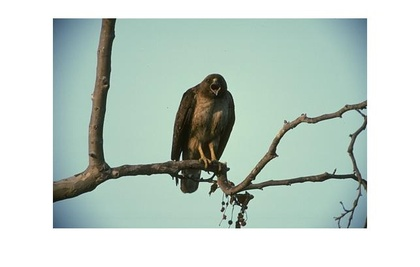
%> input picture Projeto1/Q3/aguia/1.jpg, 420 x 267 px, shrunk from 643 x 408 before the run
$ octave --eval "segmenta3('aguia/1.jpg');"   (GNU Octave 9; MATLAB toolbox functions it lacks are replaced by stand-ins)
%> lines starting %> are read from the running program, lines starting %| are printed output that depends on the picture; in (x1, y1, x2, y2) boxes, pixels count from 0 and x2, y2 are one past the last pixel; in counts of white or black regions, pixels touching at a corner belong together; the program's own positions count from 1
function segmenta3(path)
%> called with path = 'aguia/1.jpg'
    im = imread(path);
%> im is the input picture: size 267x420x3 uint8; mean R, G, B 193.8, 207.9, 200.8
    %Transforma de RGB para HSV e pega o valor de hue
    hsv = rgb2hsv(im);
%> hsv: size 267x420x3 double; mean H, S, V 0.252, 0.114, 0.82
    hue = hsv(:,:,1);
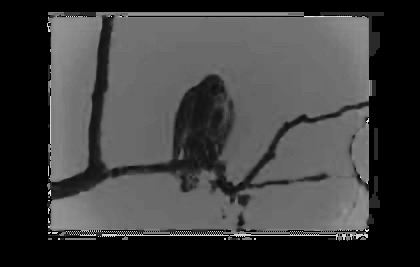
%> hue: size 267x420 double; min 0, max 0.958, mean 0.252
    figure, imshow(im);
%     figure, imshow(hsv);
%     figure, imshow(hue);

%     imhist(hue);
    histo = imhist(hue);
%> histo = 256 values, max 40359 at index 1, min 0 at index 2, mean 438
    [value, index] = max(histo);
%> value = 40359; index = 1
% [5 lines of commented-out code are left out]
    [row, col] = size(hue);
%> row = 267; col = 420

    %Remove os valores ao redor do maximo
    upper = (index + 50)/256;
%> upper = 0.199
    lower = (index - 20)/256;
%> lower = -0.0742
% [4 lines of commented-out code are left out]
    for i=1:row
        for j=1:col
            if(hue(i,j) >= lower && hue(i,j) <= upper)
                hsv(i,j,:) = 0;
            end
        end
    end
%> hsv: size 267x420x3 double; mean H, S, V 0.24, 0.0833, 0.423

%     figure, imshow(hue);
    rgb = hsv2rgb(hsv);
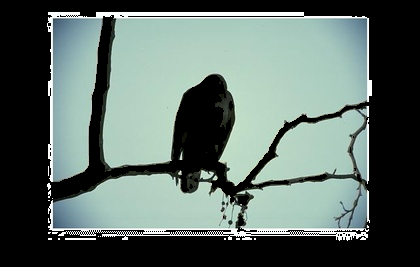
%> rgb: size 267x420x3 double; mean R, G, B 0.363, 0.421, 0.4
    figure, imshow(rgb);
    gray = rgb2gray(rgb);
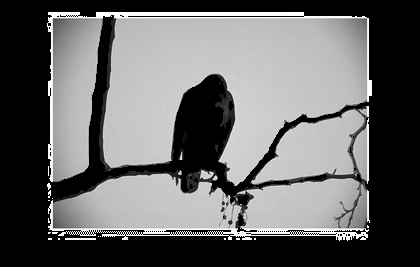
%> gray: size 267x420 double; min 0, max 0.999, mean 0.402
%     figure, imshow(gray);
    level = graythresh(gray);
%> level = 0.384
    bw = im2bw(gray, level);
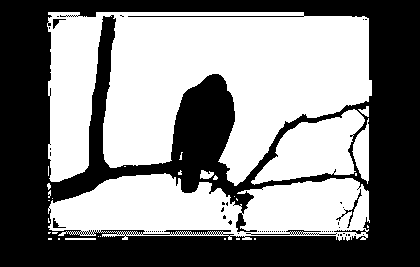
%> bw: size 267x420 logical; 52% white; 58 black regions (53 under 20 px), largest, box (x1, y1, x2, y2) and area: (0, 0, 420, 267) 53335, (246, 230, 337, 235) 142, (336, 189, 362, 228) 109, (53, 19, 66, 29) 48, (53, 218, 66, 228) 45
    figure, imshow(bw);

    se = strel('disk', 3);
    close = imclose(bw, se);
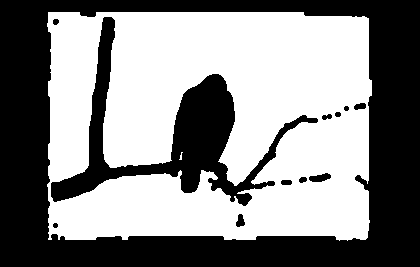
%> close: size 267x420 logical; 54.1% white; 12 black regions, largest, box (x1, y1, x2, y2) and area: (0, 0, 420, 267) 40479, (51, 17, 318, 206) 10502, (309, 173, 331, 182) 132
    figure, imshow(close);

    %Encontra o maior elemento conectado
    cc = bwconncomp(close);
%> cc = 2 connected components
    numPixels = cellfun(@numel,cc.PixelIdxList);
%> numPixels = [60639 15]
    [biggest,idx] = max(numPixels);
%> biggest = 60639; idx = 1


    %Cria uma imagem do tamanho da original, toda preta e pinta de branco
    %apenas o que está no elemento.
    img = zeros(row, col);
    img(cc.PixelIdxList{idx}) = 1;
%> img: size 267x420 double; values 0 (black) and 1 (white), 54.1% white; 12 black regions, largest, box (x1, y1, x2, y2) and area: (0, 0, 420, 267) 40479, (51, 17, 318, 206) 10517, (309, 173, 331, 182) 132
    figure, imshow(img);

    h = fspecial('laplacian');
    edges = imfilter(img, h);
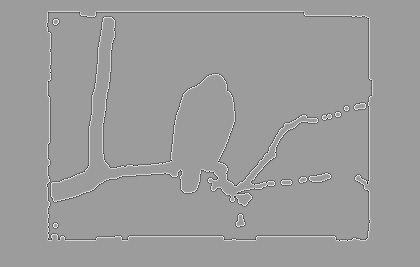
%> edges: size 267x420 double; min -2.67, max 1.67, mean 2.17e-16; drawn with min black and max white
    figure, imshow(edges);
%> after `imshow(edges)`:
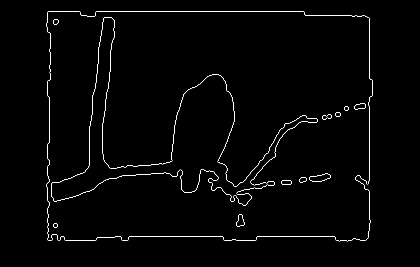
%> displayed picture: size 267x420, on the screen's scale of 0 to 255; min 0, max 255, mean 5.9

end
